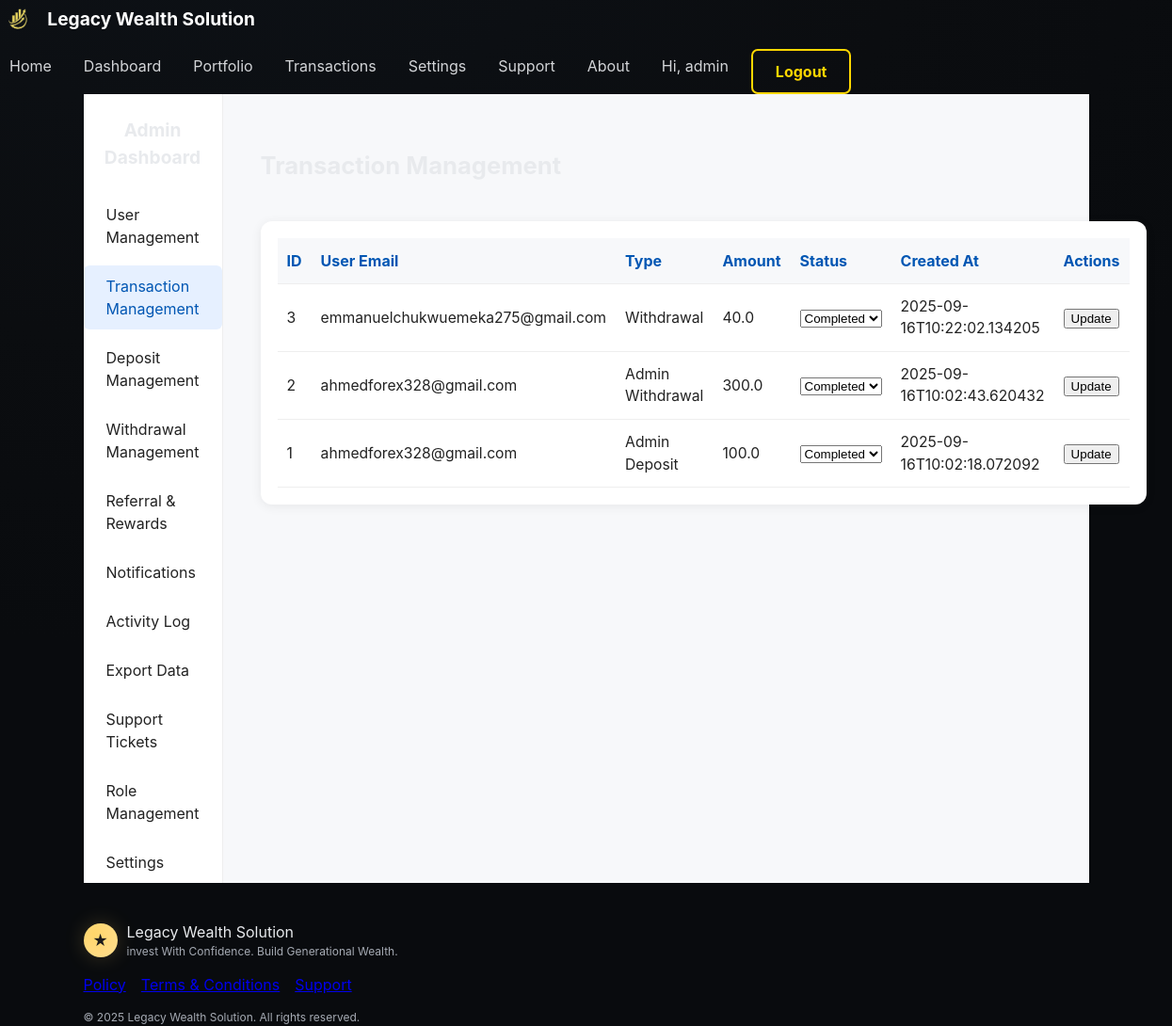
Page /admin/transactions (signed in) on the committed database.
### tables this page shows
CREATE TABLE transactions (
    id INTEGER PRIMARY KEY AUTOINCREMENT,
    user_email TEXT,
    type TEXT,
    amount REAL,
    status TEXT,
    created_at TEXT
);

### app.py (the view)
@app.route("/admin/transactions")
@admin_required
def admin_transactions():
    conn = get_db()
    transactions = conn.execute("SELECT * FROM transactions ORDER BY created_at DESC").fetchall()
    conn.close()
    return render_template("admin_transactions.html", transactions=transactions)

### app.py (called while the page is built)
def get_db():
    conn = sqlite3.connect(DB_PATH)
    conn.row_factory = sqlite3.Row
    return conn

@app.context_processor
def inject_globals():
    return dict(USER=session.get("user"), BRAND="Legacy Wealth Solution")

def admin_required(f):
    @wraps(f)
    def wrapped(*args, **kwargs):
        if not session.get("admin"):
            return redirect(url_for("admin_login"))
        return f(*args, **kwargs)
    return wrapped

### templates/admin_transactions.html (shortened to what this page needs)
{% extends "base.html" %}
{% block content %}
<div class="admin-dashboard">
  <aside class="admin-sidebar">
    <div class="sidebar-title">Admin Dashboard</div>
    <nav>
      <a href="{{ url_for('admin_users') }}">User Management</a>
      <a class="active" href="{{ url_for('admin_transactions') }}">Transaction Management</a>
      <a href="#">Deposit Management</a>
      <a href="#">Withdrawal Management</a>
      <a href="#">Referral & Rewards</a>
      <a href="#">Notifications</a>
      <a href="#">Activity Log</a>
      <a href="#">Export Data</a>
      <a href="#">Support Tickets</a>
      <a href="#">Role Management</a>
      <a href="#">Settings</a>
    </nav>
  </aside>
  <main class="admin-main">
    <div class="admin-header">
      <h2>Transaction Management</h2>
    </div>
    <div class="admin-table-container">
      <table class="admin-table" id="transactionsTable">
        <thead>
          <tr>
            <th>ID</th>
            <th>User Email</th>
            <th>Type</th>
            <th>Amount</th>
            <th>Status</th>
            <th>Created At</th>
            <th>Actions</th>
          </tr>
        </thead>
        <tbody>
          {% for tx in transactions %}
          <tr>
            <td>{{ tx.id }}</td>
            <td>{{ tx.user_email }}</td>
            <td>{{ tx.type }}</td>
            <td>{{ tx.amount }}</td>
            <td>
              <select id="status-{{ tx.id }}">
                <option value="Completed" {% if tx.status == "Completed" %}selected{% endif %}>Completed</option>
              </select>
            </td>
            <td>{{ tx.created_at }}</td>
            <td>
              <button onclick="updateTx({{ tx.id }})">Update</button>
            </td>
          </tr>
          {% endfor %}
        </tbody>
      </table>
    </div>
  </main>
</div>
{% endblock %}

### static/css/styles.css (style rules this page uses)
:root { --bg:#0b0d10; --card:#101317; --card-2:#0f1216; --text:#e8eaed; --muted:#a6abb4; --gold:#ffd66b; --gold-soft:rgba(255,214,107,.2); --green:#2eea8b; --red:#ff6b6b; --radius:16px; --shadow:0 10px 30px rgba(0,0,0,.45); }
* { box-sizing:border-box; }
html,body { height:100%; }
body { margin:0; font-family:Inter,system-ui,-apple-system,"Segoe UI",Roboto,Arial,sans-serif; background:radial-gradient(1200px 800px at 20% -10%, #0d1116 0%, #0b0d10 60%, #090b0e 100%); color:var(--text); line-height:1.5; }
.admin-dashboard { display: flex; min-height: 80vh; background: #f7f8fa; }
.admin-sidebar { width: 220px; background: #fff; border-right: 1px solid #eee; padding: 24px 0 0 0; min-height: 100vh; }
.sidebar-title { font-weight: bold; font-size: 1.2em; margin-bottom: 24px; text-align: center; }
.admin-sidebar nav { display: flex; flex-direction: column; gap: 8px; }
.admin-sidebar a { color: #222; text-decoration: none; padding: 10px 24px; border-radius: 6px; font-size: 1em; transition: background 0.2s; }
.admin-sidebar a.active, .admin-sidebar a:hover { background: #e6f0ff; color: #0056b3; }
.admin-main { flex: 1; padding: 36px 40px; }
.admin-header { display: flex; align-items: center; justify-content: space-between; margin-bottom: 18px; }
.admin-header h2 { font-size: 1.6em; font-weight: bold; }
.admin-table-container { background: #fff; border-radius: 12px; box-shadow: 0 2px 12px rgba(0,0,0,0.07); padding: 18px; }
.admin-table { width: 100%; border-collapse: collapse; }
.admin-table th, .admin-table td { padding: 12px 10px; text-align: left; border-bottom: 1px solid #eee; }
.admin-table th { color: #0056b3; font-weight: bold; background: #f7f8fa; }
.admin-table td { color: #222; font-size: 0.98em; }

### rows in the picture
transactions: id "3", user_email "emmanuelchukwuemeka275@gmail.com", type "Withdrawal", amount "40.0", status+id "Completed", created_at "2025-09-16T10:22:02.134205"
transactions: id "2", user_email "ahmedforex328@gmail.com", type "Admin Withdrawal", amount "300.0", status+id "Completed", created_at "2025-09-16T10:02:43.620432"
transactions: id "1", user_email "ahmedforex328@gmail.com", type "Admin Deposit", amount "100.0", status+id "Completed", created_at "2025-09-16T10:02:18.072092"

### other values in the picture
{{ BRAND }} "Legacy Wealth Solution"
{{ USER.name }} "admin"
{{ 2025 }} "2025"
